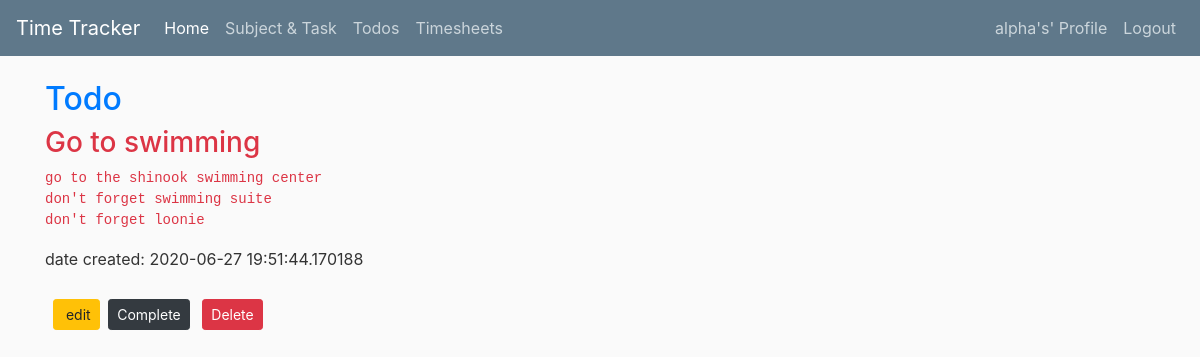
Before: /todos/2 (signed in) with the older database file.
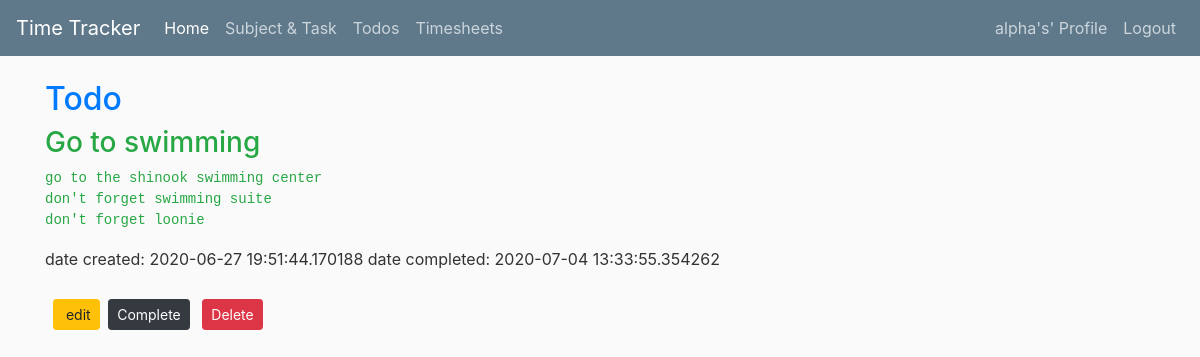
After: the same page with the newer database file.
### timetracker/models.py (models this page shows, shortened)
class Todo(db.Model):
	id = db.Column(db.Integer, primary_key=True)
	title = db.Column(db.String(256), nullable=False)
	description = db.Column(db.Text, nullable=False)
	date_created = db.Column(db.DateTime, nullable=False, default=datetime.utcnow)
	date_completed = db.Column(db.DateTime, nullable=True)
	user_id = db.Column(db.Integer, db.ForeignKey('user.id'), nullable=False)
	user = db.relationship('User', backref=db.backref('todos', lazy=True))

### timetracker/todos/routes.py (the view)
@todos.route('/todos/<int:todo_id>')
@login_required
def todo(todo_id):
	todo = Todo.query.get_or_404(todo_id)
	return render_template('todo.html', title='Todo', todo=todo)

### timetracker/models.py (called while the page is built)
@login_manager.user_loader
def load_user(user_id):
	return User.query.get(int(user_id))

### timetracker/templates/todo.html (shortened to what this page needs)
{% extends "layout.html" %}
{% block content %}
    <div>
		 <h2 class="text-primary">Todo</h2>
		 <div>
			{% if todo.date_completed %}
			<h3 class="text-success">{{ todo.title }}</h3>
			<pre class="text-success">{{ todo.description }}</pre>
			{% else %}
				<h3 class="text-danger">{{ todo.title }}</h3>
				<pre class="text-danger">{{ todo.description }}</pre>
			{% endif %}
			date created: {{ todo.date_created }}
			{% if todo.date_completed %}
			date completed: {{ todo.date_completed }}
			{% endif %}
			<br><br>
			<a href="{{ url_for('todos.update_todo', todo_id=todo.id) }}" class="btn btn-warning btn-sm ml-2 mt-1 mb-1">
				 edit
			</a>
			<button type="button" class="btn btn-dark btn-sm m-1" data-toggle="modal" data-target="#completeModal">Complete</button>
			<button type="button" class="btn btn-danger btn-sm m-1" data-toggle="modal" data-target="#deleteModal">Delete</button>
		 </div>
	 </div>
{% endblock content %}

Changed rows visible on the page:
changed Todo "Go to swimming": date_completed (not shown) → "2020-07-04 13:33:55.354262"
Other visible differences:
text now shown: "date completed:"
